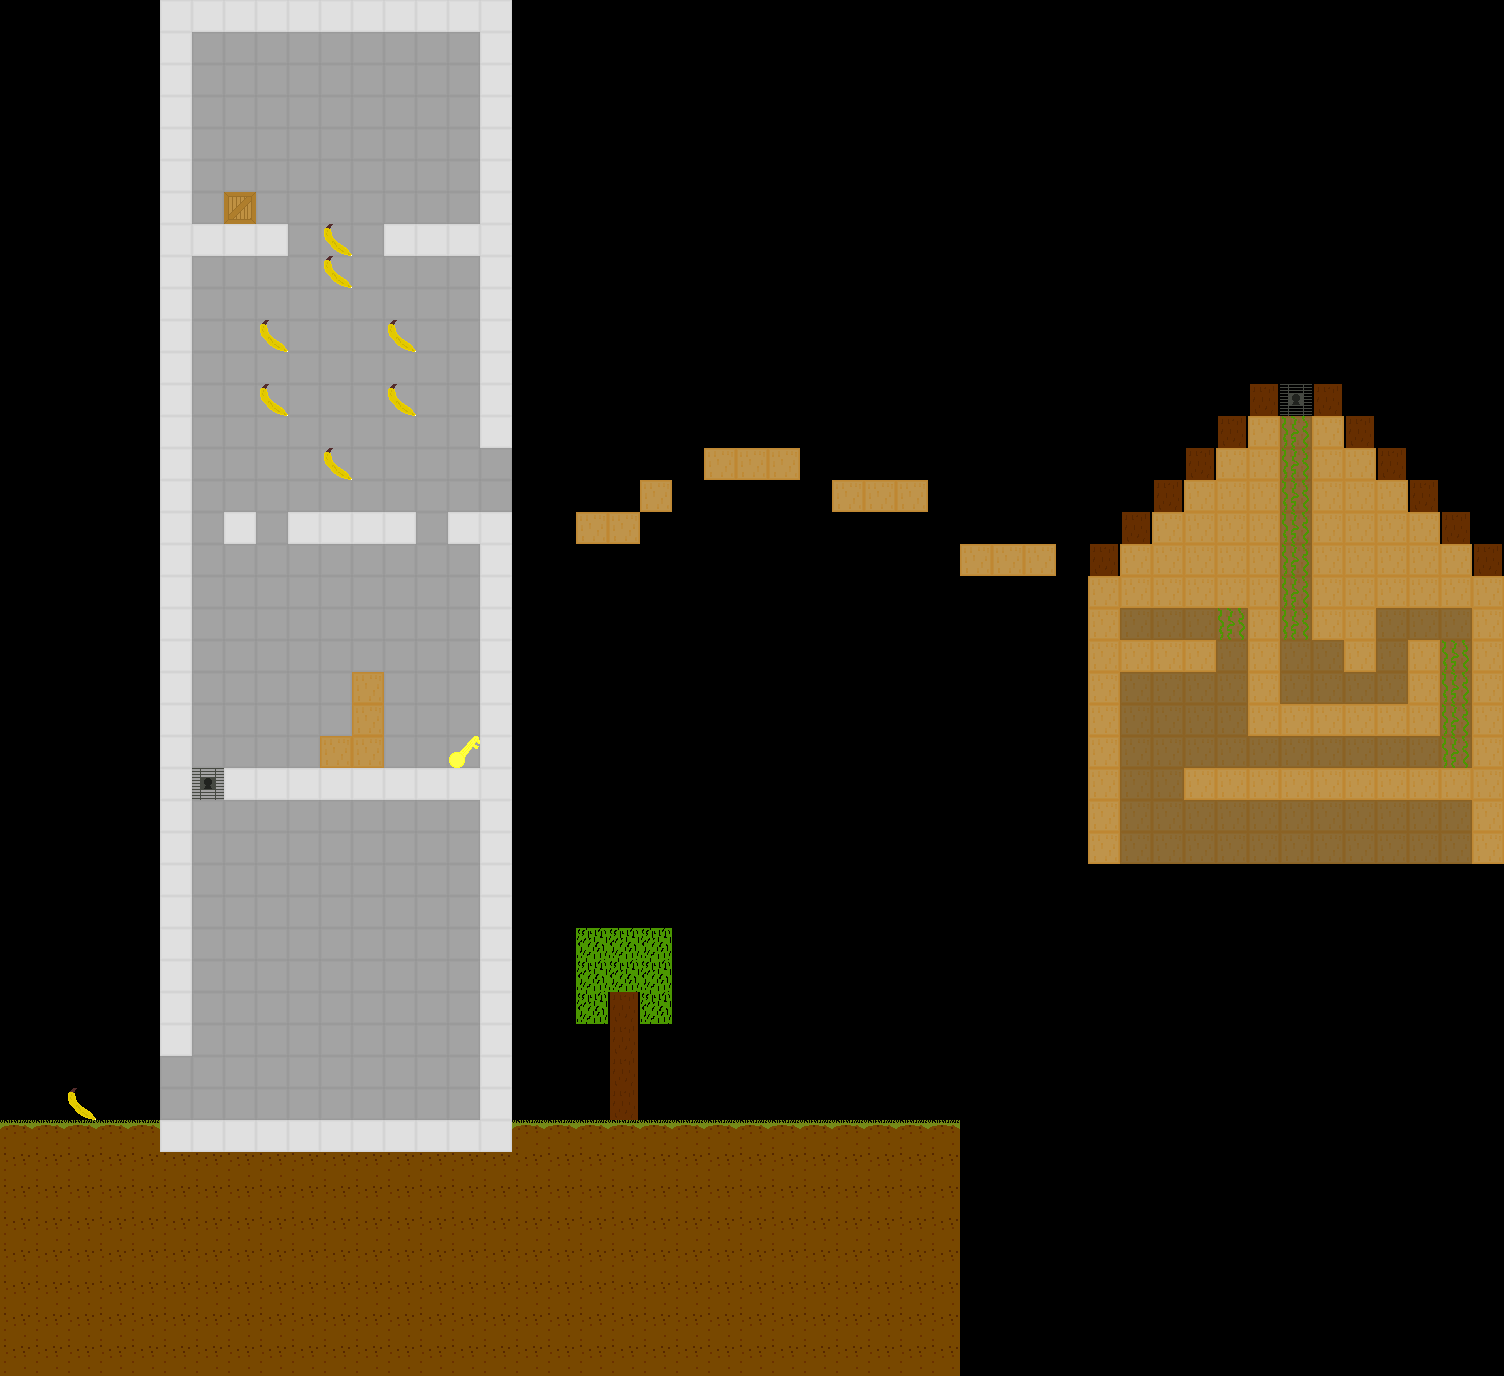

Rendered tile map (Tiled .tmx) drawn with the repository's tilesets; below, a short description and the map source with its tile grids summarised:
An orthogonal 47x43 tile map with 32x32 px tiles, 2 tile layers (background, collide).

<map version="1.0" orientation="orthogonal" width="47" height="43" tilewidth="32" tileheight="32">
 <tileset firstgid="1" name="tilemap" tilewidth="32" tileheight="32">
  <image source="../gfx/tilemap.png" width="320" height="64" />
 </tileset>
 <layer name="background" width="47" height="43">
  <data>[2021 cells, 379 non-empty, 2 distinct tile ids]</data>
 </layer>
 <layer name="collide" width="47" height="43">
  <data>[2021 cells, 483 non-empty, 11 distinct tile ids]</data>
 </layer>
</map>
